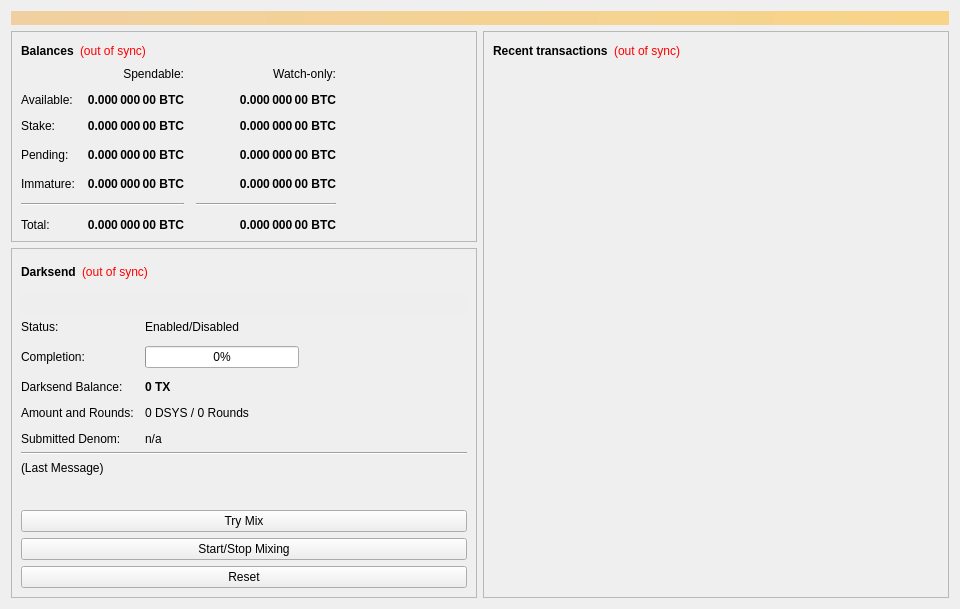
<?xml version="1.0" encoding="UTF-8"?>
<ui version="4.0">
 <class>OverviewPage</class>
 <widget class="QWidget" name="OverviewPage">
  <property name="geometry">
   <rect>
    <x>0</x>
    <y>0</y>
    <width>960</width>
    <height>594</height>
   </rect>
  </property>
  <property name="minimumSize">
   <size>
    <width>960</width>
    <height>0</height>
   </size>
  </property>
  <property name="windowTitle">
   <string>Form</string>
  </property>
  <layout class="QVBoxLayout" name="topLayout">
   <item>
    <widget class="QLabel" name="labelAlerts">
     <property name="visible">
      <bool>false</bool>
     </property>
     <property name="styleSheet">
      <string notr="true">background-color: qlineargradient(x1: 0, y1: 0, x2: 1, y2: 0, stop:0 #F0D0A0, stop:1 #F8D488); color:#000000;</string>
     </property>
     <property name="wordWrap">
      <bool>true</bool>
     </property>
     <property name="margin">
      <number>3</number>
     </property>
    </widget>
   </item>
   <item>
    <layout class="QHBoxLayout" name="horizontalLayout" stretch="1,1">
     <item>
      <layout class="QVBoxLayout" name="verticalLayout_2">
       <item>
        <widget class="QFrame" name="frame">
         <property name="frameShape">
          <enum>QFrame::StyledPanel</enum>
         </property>
         <property name="frameShadow">
          <enum>QFrame::Raised</enum>
         </property>
         <layout class="QVBoxLayout" name="verticalLayout_4">
          <item>
           <layout class="QHBoxLayout" name="horizontalLayout_4">
            <item>
             <widget class="QLabel" name="label_5">
              <property name="font">
               <font>
                <weight>75</weight>
                <bold>true</bold>
               </font>
              </property>
              <property name="text">
               <string>Balances</string>
              </property>
             </widget>
            </item>
            <item>
             <widget class="QLabel" name="labelWalletStatus">
              <property name="cursor">
               <cursorShape>WhatsThisCursor</cursorShape>
              </property>
              <property name="toolTip">
               <string>The displayed information may be out of date. Your wallet automatically synchronizes with the Digital System network after a connection is established, but this process has not completed yet.</string>
              </property>
              <property name="styleSheet">
               <string notr="true">QLabel { color: red; }</string>
              </property>
              <property name="text">
               <string notr="true">(out of sync)</string>
              </property>
              <property name="alignment">
               <set>Qt::AlignLeading|Qt::AlignLeft|Qt::AlignVCenter</set>
              </property>
             </widget>
            </item>
            <item>
             <spacer name="horizontalSpacer_3">
              <property name="orientation">
               <enum>Qt::Horizontal</enum>
              </property>
              <property name="sizeHint" stdset="0">
               <size>
                <width>40</width>
                <height>20</height>
               </size>
              </property>
             </spacer>
            </item>
           </layout>
          </item>
          <item>
           <layout class="QGridLayout" name="gridLayout">
            <property name="spacing">
             <number>12</number>
            </property>
            <item row="3" column="2">
             <widget class="QLabel" name="labelWatchPending">
              <property name="font">
               <font>
                <weight>75</weight>
                <bold>true</bold>
               </font>
              </property>
              <property name="cursor">
               <cursorShape>IBeamCursor</cursorShape>
              </property>
              <property name="toolTip">
               <string>Unconfirmed transactions to watch-only addresses</string>
              </property>
              <property name="text">
               <string notr="true">0.000 000 00 BTC</string>
              </property>
              <property name="alignment">
               <set>Qt::AlignRight|Qt::AlignTrailing|Qt::AlignVCenter</set>
              </property>
              <property name="textInteractionFlags">
               <set>Qt::LinksAccessibleByMouse|Qt::TextSelectableByKeyboard|Qt::TextSelectableByMouse</set>
              </property>
             </widget>
            </item>
            <item row="3" column="1">
             <widget class="QLabel" name="labelUnconfirmed">
              <property name="font">
               <font>
                <weight>75</weight>
                <bold>true</bold>
               </font>
              </property>
              <property name="cursor">
               <cursorShape>IBeamCursor</cursorShape>
              </property>
              <property name="toolTip">
               <string>Total of transactions that have yet to be confirmed, and do not yet count toward the spendable balance</string>
              </property>
              <property name="text">
               <string notr="true">0.000 000 00 BTC</string>
              </property>
              <property name="alignment">
               <set>Qt::AlignRight|Qt::AlignTrailing|Qt::AlignVCenter</set>
              </property>
              <property name="textInteractionFlags">
               <set>Qt::LinksAccessibleByMouse|Qt::TextSelectableByKeyboard|Qt::TextSelectableByMouse</set>
              </property>
             </widget>
            </item>
            <item row="4" column="2">
             <widget class="QLabel" name="labelWatchImmature">
              <property name="font">
               <font>
                <weight>75</weight>
                <bold>true</bold>
               </font>
              </property>
              <property name="cursor">
               <cursorShape>IBeamCursor</cursorShape>
              </property>
              <property name="toolTip">
               <string>Mined balance in watch-only addresses that has not yet matured</string>
              </property>
              <property name="text">
               <string notr="true">0.000 000 00 BTC</string>
              </property>
              <property name="alignment">
               <set>Qt::AlignRight|Qt::AlignTrailing|Qt::AlignVCenter</set>
              </property>
              <property name="textInteractionFlags">
               <set>Qt::LinksAccessibleByMouse|Qt::TextSelectableByKeyboard|Qt::TextSelectableByMouse</set>
              </property>
             </widget>
            </item>
            <item row="5" column="0" colspan="2">
             <widget class="Line" name="lineSpendableBalance">
              <property name="orientation">
               <enum>Qt::Horizontal</enum>
              </property>
             </widget>
            </item>
            <item row="5" column="2">
             <widget class="Line" name="lineWatchBalance">
              <property name="sizePolicy">
               <sizepolicy hsizetype="Preferred" vsizetype="Fixed">
                <horstretch>0</horstretch>
                <verstretch>0</verstretch>
               </sizepolicy>
              </property>
              <property name="minimumSize">
               <size>
                <width>140</width>
                <height>0</height>
               </size>
              </property>
              <property name="orientation">
               <enum>Qt::Horizontal</enum>
              </property>
             </widget>
            </item>
            <item row="6" column="0">
             <widget class="QLabel" name="labelTotalText">
              <property name="text">
               <string>Total:</string>
              </property>
             </widget>
            </item>
            <item row="4" column="1">
             <widget class="QLabel" name="labelImmature">
              <property name="font">
               <font>
                <weight>75</weight>
                <bold>true</bold>
               </font>
              </property>
              <property name="cursor">
               <cursorShape>IBeamCursor</cursorShape>
              </property>
              <property name="toolTip">
               <string>Mined balance that has not yet matured</string>
              </property>
              <property name="text">
               <string notr="true">0.000 000 00 BTC</string>
              </property>
              <property name="alignment">
               <set>Qt::AlignRight|Qt::AlignTrailing|Qt::AlignVCenter</set>
              </property>
              <property name="textInteractionFlags">
               <set>Qt::LinksAccessibleByMouse|Qt::TextSelectableByKeyboard|Qt::TextSelectableByMouse</set>
              </property>
             </widget>
            </item>
            <item row="3" column="3">
             <spacer name="horizontalSpacer_2">
              <property name="orientation">
               <enum>Qt::Horizontal</enum>
              </property>
              <property name="sizeHint" stdset="0">
               <size>
                <width>40</width>
                <height>20</height>
               </size>
              </property>
             </spacer>
            </item>
            <item row="4" column="0">
             <widget class="QLabel" name="labelImmatureText">
              <property name="text">
               <string>Immature:</string>
              </property>
             </widget>
            </item>
            <item row="6" column="1">
             <widget class="QLabel" name="labelTotal">
              <property name="font">
               <font>
                <weight>75</weight>
                <bold>true</bold>
               </font>
              </property>
              <property name="cursor">
               <cursorShape>IBeamCursor</cursorShape>
              </property>
              <property name="toolTip">
               <string>Your current total balance</string>
              </property>
              <property name="text">
               <string notr="true">0.000 000 00 BTC</string>
              </property>
              <property name="alignment">
               <set>Qt::AlignRight|Qt::AlignTrailing|Qt::AlignVCenter</set>
              </property>
              <property name="textInteractionFlags">
               <set>Qt::LinksAccessibleByMouse|Qt::TextSelectableByKeyboard|Qt::TextSelectableByMouse</set>
              </property>
             </widget>
            </item>
            <item row="6" column="2">
             <widget class="QLabel" name="labelWatchTotal">
              <property name="font">
               <font>
                <weight>75</weight>
                <bold>true</bold>
               </font>
              </property>
              <property name="cursor">
               <cursorShape>IBeamCursor</cursorShape>
              </property>
              <property name="toolTip">
               <string>Current total balance in watch-only addresses</string>
              </property>
              <property name="text">
               <string notr="true">0.000 000 00 BTC</string>
              </property>
              <property name="alignment">
               <set>Qt::AlignRight|Qt::AlignTrailing|Qt::AlignVCenter</set>
              </property>
              <property name="textInteractionFlags">
               <set>Qt::LinksAccessibleByMouse|Qt::TextSelectableByKeyboard|Qt::TextSelectableByMouse</set>
              </property>
             </widget>
            </item>
            <item row="0" column="2">
             <widget class="QLabel" name="labelWatchonly">
              <property name="text">
               <string>Watch-only:</string>
              </property>
              <property name="alignment">
               <set>Qt::AlignRight|Qt::AlignTrailing|Qt::AlignVCenter</set>
              </property>
             </widget>
            </item>
            <item row="1" column="0">
             <widget class="QLabel" name="labelBalanceText">
              <property name="text">
               <string>Available:</string>
              </property>
             </widget>
            </item>
            <item row="1" column="1">
             <widget class="QLabel" name="labelBalance">
              <property name="font">
               <font>
                <weight>75</weight>
                <bold>true</bold>
               </font>
              </property>
              <property name="cursor">
               <cursorShape>IBeamCursor</cursorShape>
              </property>
              <property name="toolTip">
               <string>Your current spendable balance</string>
              </property>
              <property name="text">
               <string notr="true">0.000 000 00 BTC</string>
              </property>
              <property name="alignment">
               <set>Qt::AlignRight|Qt::AlignTrailing|Qt::AlignVCenter</set>
              </property>
              <property name="textInteractionFlags">
               <set>Qt::LinksAccessibleByMouse|Qt::TextSelectableByKeyboard|Qt::TextSelectableByMouse</set>
              </property>
             </widget>
            </item>
            <item row="2" column="0">
             <widget class="QLabel" name="label_10">
              <property name="text">
               <string>Stake:</string>
              </property>
             </widget>
            </item>
            <item row="2" column="1">
             <widget class="QLabel" name="labelStake">
              <property name="font">
               <font>
                <weight>75</weight>
                <bold>true</bold>
               </font>
              </property>
              <property name="cursor">
               <cursorShape>IBeamCursor</cursorShape>
              </property>
              <property name="toolTip">
               <string>Total of coins that was staked, and do not yet count toward the current balance</string>
              </property>
              <property name="text">
               <string notr="true">0.000 000 00 BTC</string>
              </property>
              <property name="alignment">
               <set>Qt::AlignRight|Qt::AlignTrailing|Qt::AlignVCenter</set>
              </property>
              <property name="textInteractionFlags">
               <set>Qt::LinksAccessibleByMouse|Qt::TextSelectableByKeyboard|Qt::TextSelectableByMouse</set>
              </property>
             </widget>
            </item>
            <item row="2" column="2">
             <widget class="QLabel" name="labelWatchStake">
              <property name="font">
               <font>
                <weight>75</weight>
                <bold>true</bold>
               </font>
              </property>
              <property name="cursor">
               <cursorShape>IBeamCursor</cursorShape>
              </property>
              <property name="toolTip">
               <string>Total of coins that was staked in watch-only addresses, and do not yet count toward the current watch-only balance</string>
              </property>
              <property name="text">
               <string notr="true">0.000 000 00 BTC</string>
              </property>
              <property name="alignment">
               <set>Qt::AlignRight|Qt::AlignTrailing|Qt::AlignVCenter</set>
              </property>
              <property name="textInteractionFlags">
               <set>Qt::LinksAccessibleByMouse|Qt::TextSelectableByKeyboard|Qt::TextSelectableByMouse</set>
              </property>
             </widget>
            </item>
            <item row="1" column="2">
             <widget class="QLabel" name="labelWatchAvailable">
              <property name="font">
               <font>
                <weight>75</weight>
                <bold>true</bold>
               </font>
              </property>
              <property name="cursor">
               <cursorShape>IBeamCursor</cursorShape>
              </property>
              <property name="toolTip">
               <string>Your current balance in watch-only addresses</string>
              </property>
              <property name="text">
               <string notr="true">0.000 000 00 BTC</string>
              </property>
              <property name="alignment">
               <set>Qt::AlignRight|Qt::AlignTrailing|Qt::AlignVCenter</set>
              </property>
              <property name="textInteractionFlags">
               <set>Qt::LinksAccessibleByMouse|Qt::TextSelectableByKeyboard|Qt::TextSelectableByMouse</set>
              </property>
             </widget>
            </item>
            <item row="3" column="0">
             <widget class="QLabel" name="labelPendingText">
              <property name="text">
               <string>Pending:</string>
              </property>
             </widget>
            </item>
            <item row="0" column="1">
             <widget class="QLabel" name="labelSpendable">
              <property name="text">
               <string>Spendable:</string>
              </property>
              <property name="alignment">
               <set>Qt::AlignRight|Qt::AlignTrailing|Qt::AlignVCenter</set>
              </property>
             </widget>
            </item>
           </layout>
          </item>
         </layout>
        </widget>
       </item>
       <item>
        <widget class="QFrame" name="frameDarksend">
         <property name="sizePolicy">
          <sizepolicy hsizetype="Expanding" vsizetype="Expanding">
           <horstretch>0</horstretch>
           <verstretch>0</verstretch>
          </sizepolicy>
         </property>
         <property name="minimumSize">
          <size>
           <width>0</width>
           <height>350</height>
          </size>
         </property>
         <property name="layoutDirection">
          <enum>Qt::LeftToRight</enum>
         </property>
         <property name="frameShape">
          <enum>QFrame::StyledPanel</enum>
         </property>
         <property name="frameShadow">
          <enum>QFrame::Raised</enum>
         </property>
         <layout class="QVBoxLayout" name="verticalLayout_5">
          <item>
           <layout class="QHBoxLayout" name="horizontalLayout_5">
            <item>
             <widget class="QLabel" name="label_2">
              <property name="font">
               <font>
                <weight>75</weight>
                <bold>true</bold>
               </font>
              </property>
              <property name="text">
               <string>Darksend</string>
              </property>
             </widget>
            </item>
            <item>
             <widget class="QLabel" name="labelDarksendSyncStatus">
              <property name="toolTip">
               <string>The displayed information may be out of date. Your wallet automatically synchronizes with the Digital System network after a connection is established, but this process has not completed yet.</string>
              </property>
              <property name="styleSheet">
               <string notr="true">QLabel { color: red; }</string>
              </property>
              <property name="text">
               <string notr="true">(out of sync)</string>
              </property>
              <property name="alignment">
               <set>Qt::AlignLeading|Qt::AlignLeft|Qt::AlignVCenter</set>
              </property>
             </widget>
            </item>
            <item>
             <spacer name="horizontalSpacer_4">
              <property name="orientation">
               <enum>Qt::Horizontal</enum>
              </property>
              <property name="sizeHint" stdset="0">
               <size>
                <width>40</width>
                <height>20</height>
               </size>
              </property>
             </spacer>
            </item>
           </layout>
          </item>
          <item>
           <widget class="QPushButton" name="runAutoDenom">
            <property name="palette">
             <palette>
              <active>
               <colorrole role="WindowText">
                <brush brushstyle="SolidPattern">
                 <color alpha="255">
                  <red>0</red>
                  <green>0</green>
                  <blue>0</blue>
                 </color>
                </brush>
               </colorrole>
               <colorrole role="Button">
                <brush brushstyle="SolidPattern">
                 <color alpha="255">
                  <red>239</red>
                  <green>238</green>
                  <blue>238</blue>
                 </color>
                </brush>
               </colorrole>
               <colorrole role="Light">
                <brush brushstyle="SolidPattern">
                 <color alpha="255">
                  <red>255</red>
                  <green>255</green>
                  <blue>255</blue>
                 </color>
                </brush>
               </colorrole>
               <colorrole role="Midlight">
                <brush brushstyle="SolidPattern">
                 <color alpha="255">
                  <red>247</red>
                  <green>246</green>
                  <blue>246</blue>
                 </color>
                </brush>
               </colorrole>
               <colorrole role="Dark">
                <brush brushstyle="SolidPattern">
                 <color alpha="255">
                  <red>119</red>
                  <green>119</green>
                  <blue>119</blue>
                 </color>
                </brush>
               </colorrole>
               <colorrole role="Mid">
                <brush brushstyle="SolidPattern">
                 <color alpha="255">
                  <red>159</red>
                  <green>159</green>
                  <blue>159</blue>
                 </color>
                </brush>
               </colorrole>
               <colorrole role="Text">
                <brush brushstyle="SolidPattern">
                 <color alpha="255">
                  <red>0</red>
                  <green>0</green>
                  <blue>0</blue>
                 </color>
                </brush>
               </colorrole>
               <colorrole role="BrightText">
                <brush brushstyle="SolidPattern">
                 <color alpha="255">
                  <red>255</red>
                  <green>255</green>
                  <blue>255</blue>
                 </color>
                </brush>
               </colorrole>
               <colorrole role="ButtonText">
                <brush brushstyle="SolidPattern">
                 <color alpha="255">
                  <red>0</red>
                  <green>0</green>
                  <blue>0</blue>
                 </color>
                </brush>
               </colorrole>
               <colorrole role="Base">
                <brush brushstyle="SolidPattern">
                 <color alpha="255">
                  <red>255</red>
                  <green>255</green>
                  <blue>255</blue>
                 </color>
                </brush>
               </colorrole>
               <colorrole role="Window">
                <brush brushstyle="SolidPattern">
                 <color alpha="255">
                  <red>239</red>
                  <green>238</green>
                  <blue>238</blue>
                 </color>
                </brush>
               </colorrole>
               <colorrole role="Shadow">
                <brush brushstyle="SolidPattern">
                 <color alpha="255">
                  <red>0</red>
                  <green>0</green>
                  <blue>0</blue>
                 </color>
                </brush>
               </colorrole>
               <colorrole role="AlternateBase">
                <brush brushstyle="SolidPattern">
                 <color alpha="255">
                  <red>247</red>
                  <green>246</green>
                  <blue>246</blue>
                 </color>
                </brush>
               </colorrole>
               <colorrole role="ToolTipBase">
                <brush brushstyle="SolidPattern">
                 <color alpha="255">
                  <red>255</red>
                  <green>255</green>
                  <blue>220</blue>
                 </color>
                </brush>
               </colorrole>
               <colorrole role="ToolTipText">
                <brush brushstyle="SolidPattern">
                 <color alpha="255">
                  <red>0</red>
                  <green>0</green>
                  <blue>0</blue>
                 </color>
                </brush>
               </colorrole>
              </active>
              <inactive>
               <colorrole role="WindowText">
                <brush brushstyle="SolidPattern">
                 <color alpha="255">
                  <red>0</red>
                  <green>0</green>
                  <blue>0</blue>
                 </color>
                </brush>
               </colorrole>
               <colorrole role="Button">
                <brush brushstyle="SolidPattern">
                 <color alpha="255">
                  <red>239</red>
                  <green>238</green>
                  <blue>238</blue>
                 </color>
                </brush>
               </colorrole>
               <colorrole role="Light">
                <brush brushstyle="SolidPattern">
                 <color alpha="255">
                  <red>255</red>
                  <green>255</green>
                  <blue>255</blue>
                 </color>
                </brush>
               </colorrole>
               <colorrole role="Midlight">
                <brush brushstyle="SolidPattern">
                 <color alpha="255">
                  <red>247</red>
                  <green>246</green>
                  <blue>246</blue>
                 </color>
                </brush>
               </colorrole>
               <colorrole role="Dark">
                <brush brushstyle="SolidPattern">
                 <color alpha="255">
                  <red>119</red>
                  <green>119</green>
                  <blue>119</blue>
                 </color>
                </brush>
               </colorrole>
               <colorrole role="Mid">
                <brush brushstyle="SolidPattern">
                 <color alpha="255">
                  <red>159</red>
                  <green>159</green>
                  <blue>159</blue>
                 </color>
                </brush>
               </colorrole>
               <colorrole role="Text">
                <brush brushstyle="SolidPattern">
                 <color alpha="255">
                  <red>0</red>
                  <green>0</green>
                  <blue>0</blue>
                 </color>
                </brush>
               </colorrole>
               <colorrole role="BrightText">
                <brush brushstyle="SolidPattern">
                 <color alpha="255">
                  <red>255</red>
                  <green>255</green>
                  <blue>255</blue>
                 </color>
                </brush>
               </colorrole>
               <colorrole role="ButtonText">
                <brush brushstyle="SolidPattern">
                 <color alpha="255">
                  <red>0</red>
                  <green>0</green>
                  <blue>0</blue>
                 </color>
                </brush>
               </colorrole>
               <colorrole role="Base">
                <brush brushstyle="SolidPattern">
                 <color alpha="255">
                  <red>255</red>
                  <green>255</green>
                  <blue>255</blue>
                 </color>
                </brush>
               </colorrole>
               <colorrole role="Window">
                <brush brushstyle="SolidPattern">
                 <color alpha="255">
                  <red>239</red>
                  <green>238</green>
                  <blue>238</blue>
                 </color>
                </brush>
               </colorrole>
               <colorrole role="Shadow">
                <brush brushstyle="SolidPattern">
                 <color alpha="255">
                  <red>0</red>
                  <green>0</green>
                  <blue>0</blue>
                 </color>
                </brush>
               </colorrole>
               <colorrole role="AlternateBase">
                <brush brushstyle="SolidPattern">
                 <color alpha="255">
                  <red>247</red>
                  <green>246</green>
                  <blue>246</blue>
                 </color>
                </brush>
               </colorrole>
               <colorrole role="ToolTipBase">
                <brush brushstyle="SolidPattern">
                 <color alpha="255">
                  <red>255</red>
                  <green>255</green>
                  <blue>220</blue>
                 </color>
                </brush>
               </colorrole>
               <colorrole role="ToolTipText">
                <brush brushstyle="SolidPattern">
                 <color alpha="255">
                  <red>0</red>
                  <green>0</green>
                  <blue>0</blue>
                 </color>
                </brush>
               </colorrole>
              </inactive>
              <disabled>
               <colorrole role="WindowText">
                <brush brushstyle="SolidPattern">
                 <color alpha="255">
                  <red>119</red>
                  <green>119</green>
                  <blue>119</blue>
                 </color>
                </brush>
               </colorrole>
               <colorrole role="Button">
                <brush brushstyle="SolidPattern">
                 <color alpha="255">
                  <red>239</red>
                  <green>238</green>
                  <blue>238</blue>
                 </color>
                </brush>
               </colorrole>
               <colorrole role="Light">
                <brush brushstyle="SolidPattern">
                 <color alpha="255">
                  <red>255</red>
                  <green>255</green>
                  <blue>255</blue>
                 </color>
                </brush>
               </colorrole>
               <colorrole role="Midlight">
                <brush brushstyle="SolidPattern">
                 <color alpha="255">
                  <red>247</red>
                  <green>246</green>
                  <blue>246</blue>
                 </color>
                </brush>
               </colorrole>
               <colorrole role="Dark">
                <brush brushstyle="SolidPattern">
                 <color alpha="255">
                  <red>119</red>
                  <green>119</green>
                  <blue>119</blue>
                 </color>
                </brush>
               </colorrole>
               <colorrole role="Mid">
                <brush brushstyle="SolidPattern">
                 <color alpha="255">
                  <red>159</red>
                  <green>159</green>
                  <blue>159</blue>
                 </color>
                </brush>
               </colorrole>
               <colorrole role="Text">
                <brush brushstyle="SolidPattern">
                 <color alpha="255">
                  <red>119</red>
                  <green>119</green>
                  <blue>119</blue>
                 </color>
                </brush>
               </colorrole>
               <colorrole role="BrightText">
                <brush brushstyle="SolidPattern">
                 <color alpha="255">
                  <red>255</red>
                  <green>255</green>
                  <blue>255</blue>
                 </color>
                </brush>
               </colorrole>
               <colorrole role="ButtonText">
                <brush brushstyle="SolidPattern">
                 <color alpha="255">
                  <red>119</red>
                  <green>119</green>
                  <blue>119</blue>
                 </color>
                </brush>
               </colorrole>
               <colorrole role="Base">
                <brush brushstyle="SolidPattern">
                 <color alpha="255">
                  <red>239</red>
                  <green>238</green>
                  <blue>238</blue>
                 </color>
                </brush>
               </colorrole>
               <colorrole role="Window">
                <brush brushstyle="SolidPattern">
                 <color alpha="255">
                  <red>239</red>
                  <green>238</green>
                  <blue>238</blue>
                 </color>
                </brush>
               </colorrole>
               <colorrole role="Shadow">
                <brush brushstyle="SolidPattern">
                 <color alpha="255">
                  <red>0</red>
                  <green>0</green>
                  <blue>0</blue>
                 </color>
                </brush>
               </colorrole>
               <colorrole role="AlternateBase">
                <brush brushstyle="SolidPattern">
                 <color alpha="255">
                  <red>239</red>
                  <green>238</green>
                  <blue>238</blue>
                 </color>
                </brush>
               </colorrole>
               <colorrole role="ToolTipBase">
                <brush brushstyle="SolidPattern">
                 <color alpha="255">
                  <red>255</red>
                  <green>255</green>
                  <blue>220</blue>
                 </color>
                </brush>
               </colorrole>
               <colorrole role="ToolTipText">
                <brush brushstyle="SolidPattern">
                 <color alpha="255">
                  <red>0</red>
                  <green>0</green>
                  <blue>0</blue>
                 </color>
                </brush>
               </colorrole>
              </disabled>
             </palette>
            </property>
            <property name="focusPolicy">
             <enum>Qt::NoFocus</enum>
            </property>
            <property name="autoFillBackground">
             <bool>true</bool>
            </property>
            <property name="text">
             <string/>
            </property>
            <property name="flat">
             <bool>true</bool>
            </property>
           </widget>
          </item>
          <item>
           <layout class="QFormLayout" name="formLayout">
            <property name="fieldGrowthPolicy">
             <enum>QFormLayout::AllNonFixedFieldsGrow</enum>
            </property>
            <property name="horizontalSpacing">
             <number>11</number>
            </property>
            <property name="verticalSpacing">
             <number>12</number>
            </property>
            <item row="0" column="0">
             <widget class="QLabel" name="label_6">
              <property name="text">
               <string>Status:</string>
              </property>
             </widget>
            </item>
            <item row="1" column="0">
             <widget class="QLabel" name="label_7">
              <property name="text">
               <string>Completion:</string>
              </property>
             </widget>
            </item>
            <item row="1" column="1">
             <widget class="QProgressBar" name="darksendProgress">
              <property name="maximumSize">
               <size>
                <width>154</width>
                <height>16777215</height>
               </size>
              </property>
              <property name="value">
               <number>0</number>
              </property>
             </widget>
            </item>
            <item row="3" column="0">
             <widget class="QLabel" name="labelAnonymizedText">
              <property name="text">
               <string>Darksend Balance:</string>
              </property>
             </widget>
            </item>
            <item row="3" column="1">
             <widget class="QLabel" name="labelAnonymized">
              <property name="font">
               <font>
                <weight>75</weight>
                <bold>true</bold>
               </font>
              </property>
              <property name="text">
               <string notr="true">0 TX</string>
              </property>
             </widget>
            </item>
            <item row="4" column="0">
             <widget class="QLabel" name="label_8">
              <property name="text">
               <string>Amount and Rounds:</string>
              </property>
             </widget>
            </item>
            <item row="4" column="1">
             <widget class="QLabel" name="labelAmountRounds">
              <property name="text">
               <string>0 DSYS / 0 Rounds</string>
              </property>
             </widget>
            </item>
            <item row="5" column="0">
             <widget class="QLabel" name="label_9">
              <property name="text">
               <string>Submitted Denom:</string>
              </property>
             </widget>
            </item>
            <item row="5" column="1">
             <widget class="QLabel" name="labelSubmittedDenom">
              <property name="toolTip">
               <string>The denominations you submitted to the Masternode.&lt;br&gt;To mix, other users must submit the exact same denominations.</string>
              </property>
              <property name="text">
               <string>n/a</string>
              </property>
             </widget>
            </item>
            <item row="0" column="1">
             <widget class="QLabel" name="darksendEnabled">
              <property name="text">
               <string>Enabled/Disabled</string>
              </property>
             </widget>
            </item>
           </layout>
          </item>
          <item>
           <widget class="Line" name="lineLastMessage">
            <property name="orientation">
             <enum>Qt::Horizontal</enum>
            </property>
           </widget>
          </item>
          <item>
           <widget class="QLabel" name="darksendStatus">
            <property name="minimumSize">
             <size>
              <width>288</width>
              <height>43</height>
             </size>
            </property>
            <property name="text">
             <string>(Last Message)</string>
            </property>
            <property name="alignment">
             <set>Qt::AlignLeading|Qt::AlignLeft|Qt::AlignTop</set>
            </property>
            <property name="wordWrap">
             <bool>true</bool>
            </property>
           </widget>
          </item>
          <item>
           <widget class="QPushButton" name="darksendAuto">
            <property name="sizePolicy">
             <sizepolicy hsizetype="MinimumExpanding" vsizetype="Fixed">
              <horstretch>0</horstretch>
              <verstretch>0</verstretch>
             </sizepolicy>
            </property>
            <property name="toolTip">
             <string>Try to manually submit a Darksend request.</string>
            </property>
            <property name="text">
             <string>Try Mix</string>
            </property>
           </widget>
          </item>
          <item>
           <widget class="QPushButton" name="toggleDarksend">
            <property name="sizePolicy">
             <sizepolicy hsizetype="MinimumExpanding" vsizetype="Fixed">
              <horstretch>0</horstretch>
              <verstretch>0</verstretch>
             </sizepolicy>
            </property>
            <property name="text">
             <string>Start/Stop Mixing</string>
            </property>
           </widget>
          </item>
          <item>
           <widget class="QPushButton" name="darksendReset">
            <property name="sizePolicy">
             <sizepolicy hsizetype="MinimumExpanding" vsizetype="Fixed">
              <horstretch>0</horstretch>
              <verstretch>0</verstretch>
             </sizepolicy>
            </property>
            <property name="toolTip">
             <string>Reset the current status of Darksend (can interrupt Darksend if it's in the process of Mixing, which can cost you money!)</string>
            </property>
            <property name="autoFillBackground">
             <bool>false</bool>
            </property>
            <property name="text">
             <string>Reset</string>
            </property>
           </widget>
          </item>
         </layout>
        </widget>
       </item>
       <item>
        <spacer name="verticalSpacer">
         <property name="orientation">
          <enum>Qt::Vertical</enum>
         </property>
         <property name="sizeHint" stdset="0">
          <size>
           <width>20</width>
           <height>40</height>
          </size>
         </property>
        </spacer>
       </item>
      </layout>
     </item>
     <item>
      <layout class="QVBoxLayout" name="verticalLayout_3">
       <item>
        <widget class="QFrame" name="frame_2">
         <property name="frameShape">
          <enum>QFrame::StyledPanel</enum>
         </property>
         <property name="frameShadow">
          <enum>QFrame::Raised</enum>
         </property>
         <layout class="QVBoxLayout" name="verticalLayout">
          <item>
           <layout class="QHBoxLayout" name="horizontalLayout_2">
            <item>
             <widget class="QLabel" name="label_4">
              <property name="font">
               <font>
                <weight>75</weight>
                <bold>true</bold>
               </font>
              </property>
              <property name="text">
               <string>Recent transactions</string>
              </property>
             </widget>
            </item>
            <item>
             <widget class="QLabel" name="labelTransactionsStatus">
              <property name="cursor">
               <cursorShape>WhatsThisCursor</cursorShape>
              </property>
              <property name="toolTip">
               <string>The displayed information may be out of date. Your wallet automatically synchronizes with the Digital System network after a connection is established, but this process has not completed yet.</string>
              </property>
              <property name="styleSheet">
               <string notr="true">QLabel { color: red; }</string>
              </property>
              <property name="text">
               <string notr="true">(out of sync)</string>
              </property>
              <property name="alignment">
               <set>Qt::AlignRight|Qt::AlignTrailing|Qt::AlignVCenter</set>
              </property>
             </widget>
            </item>
            <item>
             <spacer name="horizontalSpacer">
              <property name="orientation">
               <enum>Qt::Horizontal</enum>
              </property>
              <property name="sizeHint" stdset="0">
               <size>
                <width>40</width>
                <height>20</height>
               </size>
              </property>
             </spacer>
            </item>
           </layout>
          </item>
          <item>
           <widget class="QListView" name="listTransactions">
            <property name="styleSheet">
             <string notr="true">QListView { background: transparent; }</string>
            </property>
            <property name="frameShape">
             <enum>QFrame::NoFrame</enum>
            </property>
            <property name="verticalScrollBarPolicy">
             <enum>Qt::ScrollBarAlwaysOff</enum>
            </property>
            <property name="horizontalScrollBarPolicy">
             <enum>Qt::ScrollBarAlwaysOff</enum>
            </property>
            <property name="selectionMode">
             <enum>QAbstractItemView::NoSelection</enum>
            </property>
           </widget>
          </item>
         </layout>
        </widget>
       </item>
      </layout>
     </item>
    </layout>
   </item>
  </layout>
 </widget>
 <resources/>
 <connections/>
</ui>
